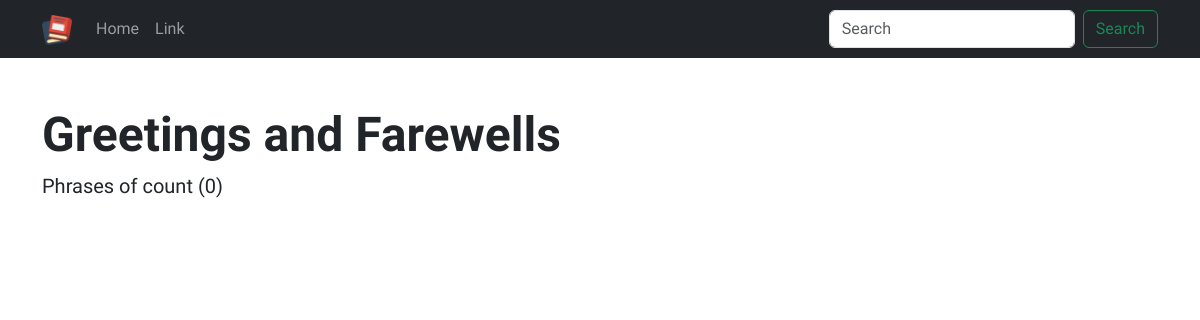
The page /view/category/greetings-and-farewells/ on the database as committed earlier.
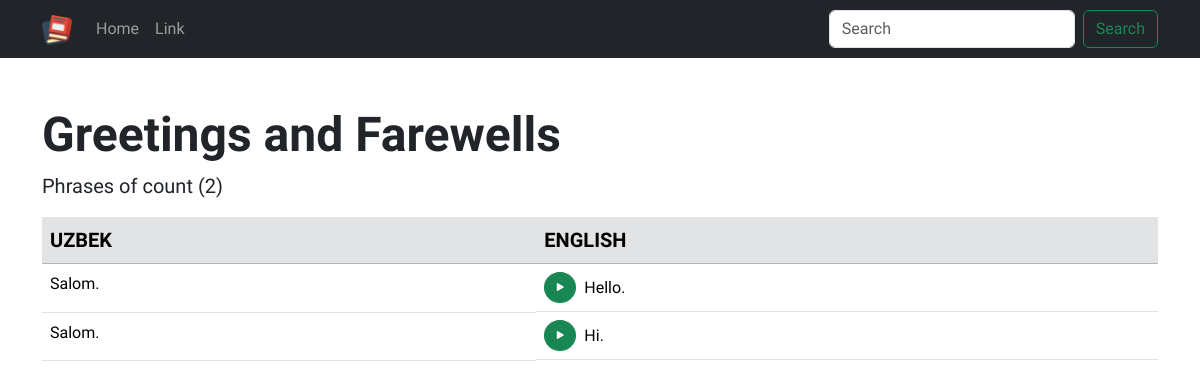
The same page on the database as committed later.
### main/models.py (models this page shows, shortened)
class Category(models.Model):
    name = models.CharField(max_length=128, unique=True)
    slug = models.SlugField(max_length=128, unique=True, null=True, blank=True)
    icon = models.CharField(max_length=50, null=True, blank=True)
    class Meta:
        verbose_name_plural = 'Categories'

class Phrase(models.Model):
    en = models.TextField(verbose_name='English')
    uz = models.TextField(verbose_name='Uzbek')
    category = models.ForeignKey(to=Category, on_delete=models.CASCADE)
    audio = models.FileField(upload_to='uploads/audios/', null=True, blank=True)
    pronunciation = models.TextField(null=True, blank=True)
    added_on = models.DateTimeField(auto_now_add=True)

### main/views.py (the view)
# urls.py: path('view/category/<slug:slug>/', views.view_category, name='view_category'),
def view_category(request, slug):
    category = Category.objects.get(slug=slug)
    phrases = Phrase.objects.filter(category=category)
    count = phrases.count()
    return render(request, 'main/view-category.html', {'phrases': phrases, 'category': category, 'count': count})

### templates/main/view-category.html (shortened to what this page needs)
{% extends 'base.html' %}
{% block content %}
    <h2 class="display-5 fw-bold">{{ category.name }}</h2>
    <p class="lead">Phrases of count ({{ count }})</p>
    {% if phrases %}
        <table class="table">
            <thead class="table-secondary">
                <tr>
                    <th class="fs-5 text-uppercase">Uzbek</th>
                    <th class="fs-5 text-uppercase">English</th>
                </tr>
            </thead>
            <tbody>
                {% for phrase in phrases %}
                    <tr>
                        <td>{{ phrase.uz }}</td>
                        <td class="d-flex align-items-center gap-2">
                            {% if phrase.audio %}
                                <button class="btn rounded-circle btn-sm btn-success" id="phrase-{{ phrase.id }}" type="button" onclick="listen_('{{ phrase.audio.url }}')">
                                    <i class="bi bi-play-fill"></i>
                                </button>
                            {% endif %}
                            <label for="phrase-{{ phrase.id }}">{{ phrase.en }}</label>
                        </td>
                    </tr>
                {% endfor %}
            </tbody>
        </table>
    {% endif %}
{% endblock %}

### templates/base.html (shortened to what this page needs)
<!DOCTYPE html>
<html lang="en">
{% load static %}
<head>
    <link rel="stylesheet" href="https://cdn.jsdelivr.net/npm/bootstrap-icons@1.11.3/font/bootstrap-icons.min.css">
    <link rel="stylesheet" href="https://cdn.jsdelivr.net/npm/bootstrap@5.3.3/dist/css/bootstrap.min.css">
    <link rel="stylesheet" href="{% static './css/custom.css' %}">
</head>
<body>
    {% include 'navbar.html' %}
    <div class="container">
        <section class="py-5">
            {% block content %}
            {% endblock %}
        </section>
    </div>
</body>
</html>

### templates/navbar.html (shortened to what this page needs)
{% load static %}
<nav class="navbar navbar-expand-lg navbar-dark bg-dark">
    <div class="container">
        <a class="navbar-brand" href="{% url 'home' %}">
            <img src="{% static './img/book.png' %}" width="30">
        </a>
        <div class="collapse navbar-collapse" id="menu">
            <ul class="navbar-nav me-auto mb-2 mb-lg-0">
                <li class="nav-item">
                    <a class="nav-link" href="{% url 'home' %}">Home</a>
                </li>
                <li class="nav-item">
                    <a class="nav-link" href="#">Link</a>
                </li>
            </ul>
            <form class="d-flex" role="search">
                <input class="form-control me-2" type="search" placeholder="Search" aria-label="Search">
                <button class="btn btn-outline-success" type="submit">Search</button>
            </form>
        </div>
    </div>
</nav>

### static/css/custom.css (style rules this page uses)
* { margin: 0; padding: 0; box-sizing: border-box; font-family: "SUSE", sans-serif; }

Rows that differ between the two databases and show on the page:
now on this page (row edited): Phrase: uz "Salom.", en "Hello."
now on this page (row edited): Phrase: uz "Salom.", en "Hi."
Other text that changed with them:
{{ count }}: "0" → "2"
text now shown: "UZBEK ENGLISH"
